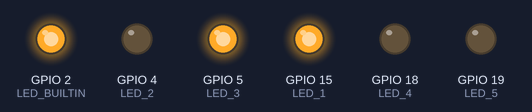
A sketch run on a simulated ESP32. Parts: output pins drawn as LEDs (lit = HIGH). What the sketch prints to the serial monitor is not drawn.

Above: at 0.64 s.
At 1.64 s:
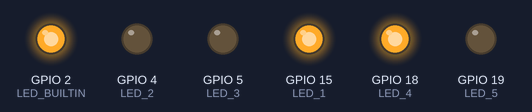
At 3.14 s:
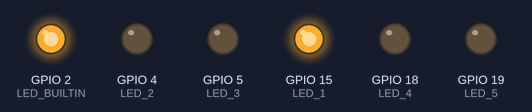
At 5.14 s:
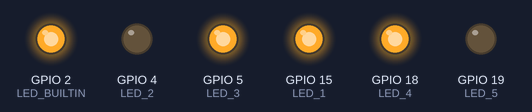
At 7.89 s:
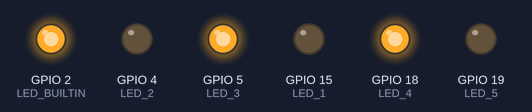
At 9.91 s:
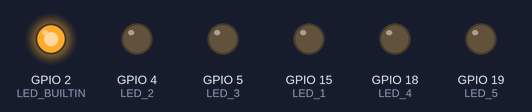
Timing chart, 0 to 10.3 s (numbered marks = the images above):
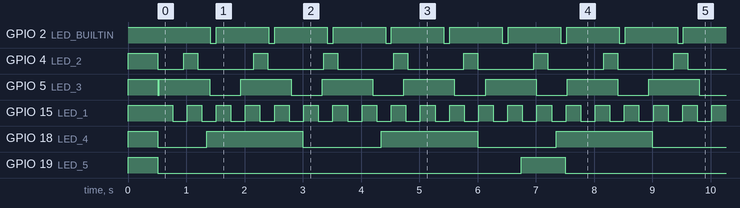

The sketch:

PMD_Multitasking.ino
```cpp
#define PROG_NAME "PMD_Multitasking"
// Author: Nagham Kheir
// Date: 20250216
// A PMD Multitasking sketch.Similar to Do Nothing but, It blinks 4 LEDs and Serial Splash.
// https://github.com/PubInv/krake/issues/158
// Hardware: Homework2 20240421

// Customized this by changing these defines

#define VERSION "V0.0.2 "
#define MODEL_NAME "Model: HW2_Multitasking"
#define DEVICE_UNDER_TEST "SN: 00001"  //A Serial Number
#define LICENSE "GNU Affero General Public License, version 3 "
#define ORIGIN "LB"

#define BAUDRATE 115200  //Serial port

// Some PMD Hardware

// Pins for switches and LEDs and more
#define BOOT_BUTTON 0
const int LED_BUILTIN = 2;
const int LED_1 = 15;
const int LED_2 = 4;
const int LED_3 = 5;
const int LED_4 = 18;
const int LED_5 = 19;

//Claases defined below
class Flasher {
  // Class Member Variables
  // These are initialized at startup
  int ledPin;    // the number of the LED pin
  long OnTime;   // milliseconds of on-time
  long OffTime;  // milliseconds of off-time

  // These maintain the current state
  int ledState;                  // ledState used to set the LED
  unsigned long previousMillis;  // will store last time LED was updated

  // Constructor - creates a Flasher
  // and initializes the member variables and state
public:
  Flasher(int pin, long on, long off) {
    ledPin = pin;
    pinMode(ledPin, OUTPUT);

    OnTime = on;
    OffTime = off;

    ledState = LOW;
    previousMillis = 0;
  }

  void Update() {  // defining a member function of the Flasher class
    // check to see if it's time to change the state of the LED
    unsigned long currentMillis = millis();

    if ((ledState == HIGH) && (currentMillis - previousMillis >= OnTime)) {
      ledState = LOW;                  // Turn it off
      previousMillis = currentMillis;  // Remember the time
      digitalWrite(ledPin, ledState);  // Update the actual LED
    } else if ((ledState == LOW) && (currentMillis - previousMillis >= OffTime)) {
      ledState = HIGH;                 // turn it on
      previousMillis = currentMillis;  // Remember the time
      digitalWrite(ledPin, ledState);  // Update the actual LED
    }
  }
};

//functions defined below

void serialSplash() {
  //Serial splash
  Serial.println(F("==================================="));
  Serial.print(PROG_NAME);
  Serial.println(VERSION);
  Serial.println(MODEL_NAME);
  Serial.println(DEVICE_UNDER_TEST);
  Serial.print(F("Compiled at: "));
  Serial.println(F(__DATE__ " " __TIME__));  //compile date that is used for a unique identifier
  Serial.println(LICENSE);
  Serial.println(F("==================================="));
  Serial.println();
}

//Defining the behavior
// Flasher led1(ledpin#, on time, off time);
Flasher led1(LED_1, 250, 250);                          // LED 1 blinks 0.5 period and 50% duty cycle
Flasher led2(LED_2, 1200 * 20 / 100, 1200 * 80 / 100);  // LED 2 blinks 1.2 period and 20% duty cycle
Flasher led3(LED_3, 1400 * 62 / 100, 1400 * 38 / 100);  // LED 3 blinks 1.4 period and 62% duty cycle
Flasher led4(LED_4, 3000 * 55 / 100, 3000 * 45 / 100);  // LED 4 blinks 3.0 period and 55% duty cycle
Flasher led5(LED_5, 7500 * 10 / 100, 7500 * 90 / 100);  // LED 5 blinks 7.5 period and 10% duty cycle

// The Setup

void setup() {

  //setting GPIO to initial values
  pinMode(LED_BUILTIN, OUTPUT);     // set the LED pin mode
  digitalWrite(LED_BUILTIN, HIGH);  // turn the LED on (HIGH is the voltage level)
  pinMode(LED_1, OUTPUT);           // set the LED pin mode
  digitalWrite(LED_1, HIGH);        // turn the LED on (HIGH is the voltage level)
  pinMode(LED_2, OUTPUT);           // set the LED pin mode
  digitalWrite(LED_2, HIGH);        // turn the LED on (HIGH is the voltage level)
  pinMode(LED_3, OUTPUT);           // set the LED pin mode
  digitalWrite(LED_3, HIGH);        // turn the LED on (HIGH is the voltage level)
  pinMode(LED_4, OUTPUT);           // set the LED pin mode
  digitalWrite(LED_4, HIGH);        // turn the LED on (HIGH is the voltage level)
  pinMode(LED_5, OUTPUT);           // set the LED pin mode
  digitalWrite(LED_5, HIGH);        // turn the LED on (HIGH is the voltage level)

  Serial.begin(BAUDRATE);
  while (!Serial) {
    ;  // wait for serial port to connect. Needed for native USB
  }
  delay(500);

  //Serial splash
  serialSplash();

  // More setup code here
  digitalWrite(LED_1, LOW);        //Make built in LED low at end of setup.
  digitalWrite(LED_2, LOW);        //Make built in LED low at end of setup.
  digitalWrite(LED_3, LOW);        //Make built in LED low at end of setup.
  digitalWrite(LED_4, LOW);        //Make built in LED low at end of setup.
  digitalWrite(LED_5, LOW);        //Make built in LED low at end of setup.
  digitalWrite(LED_BUILTIN, LOW);  //Make built in LED low at end of setup.
}
//end setup()

void loop() {
  // More loop code here

  wink();  // Heart beat aka activity indicator LED function.
  led1.Update();
  led2.Update();
  led3.Update();
  led4.Update();
  led5.Update();

}  //end loop()
```

Wink.ino
```cpp
// (licence header left out)
// Heart beat aka activity indicator LED.
//Set LED for Uno or ESP32 Dev Kit on board blue LED.
//const int LED_BUILTIN = 2;    // ESP32 Kit

//const int LED_BUILTIN = 13;    //Not really needed for Arduino UNO it is defined in library
const int HIGH_TIME_LED = 900;
const int LOW_TIME_LED = 100;
unsigned long lastLEDtime = 0;
unsigned long nextLEDchange = 100; //time in ms.

//Wink the LED
void wink(void) {
  if (((millis() - lastLEDtime) > nextLEDchange) || (millis() < lastLEDtime)) {
    if (digitalRead(LED_BUILTIN) == LOW) {
      digitalWrite(LED_BUILTIN, HIGH);   // turn the LED on (HIGH is the voltage level)
      nextLEDchange = HIGH_TIME_LED;
    } else {
      digitalWrite(LED_BUILTIN, LOW);   // turn the LED on (HIGH is the voltage level)
      nextLEDchange = LOW_TIME_LED;
    }
    lastLEDtime = millis();
  }
}//end LED wink
```

Measured:
- by itself, GPIO 2 (LED_BUILTIN): alternates HIGH for 0.90 s and LOW for 0.10 s
- by itself, GPIO 4 (LED_2): repeats every 1.2 s: HIGH 0.24 s, LOW 0.96 s
- by itself, GPIO 5 (LED_3): repeats every 1.4 s: HIGH 0.87 s, LOW 0.53 s
- by itself, GPIO 15 (LED_1): alternates HIGH for 0.25 s and LOW for 0.25 s
- by itself, GPIO 18 (LED_4): repeats every 3.0 s: HIGH 1.7 s, LOW 1.3 s
- by itself, GPIO 19 (LED_5): alternates HIGH for 0.75 s and LOW for 6.7 s
